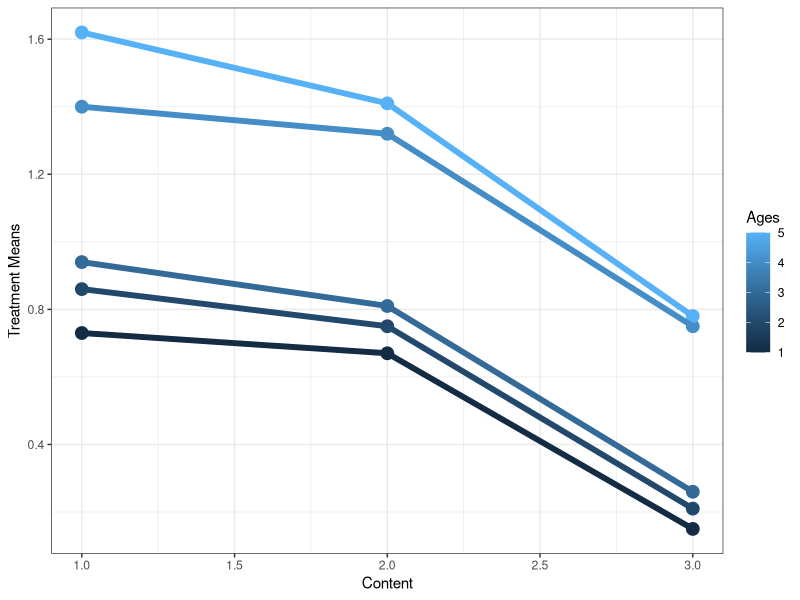
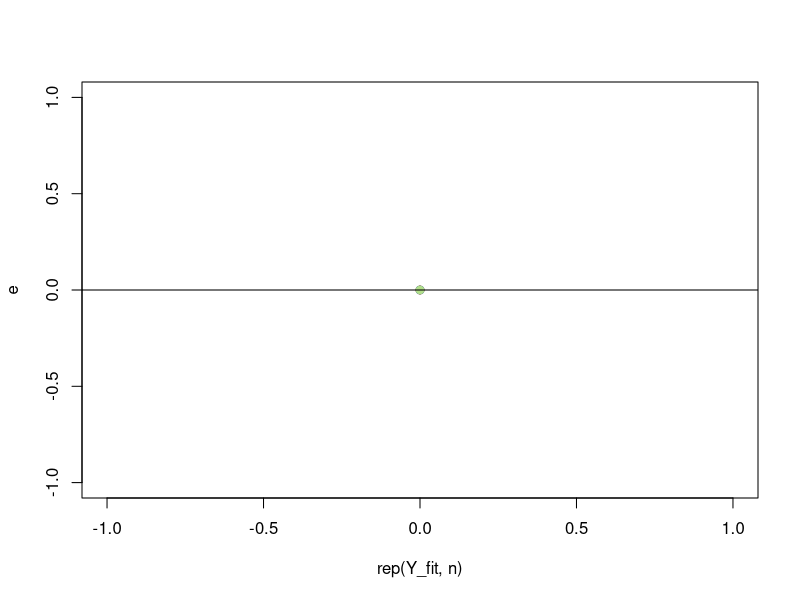
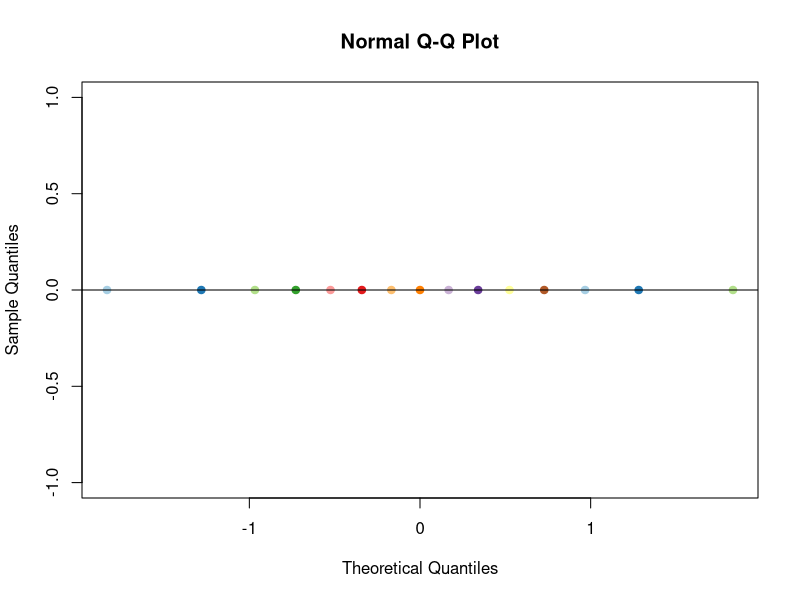

Source code (R) for these figures, in order:
## ---- chunk 1
knitr::opts_chunk$set(echo = TRUE)
## ---- chunk 2
Treatment_means=c(0.73,0.67,0.15, 0.86, 0.75, 0.21, 0.94, 0.81, 0.26, 1.40, 1.32, 0.75, 1.62, 1.41, 0.78)
Y_fit=matrix(Treatment_means,nrow=5,byrow=T)
library(reshape2); library(ggplot2)
ggfit = melt(Y_fit, varnames = c("Ages", "Content"), value.name =  "tmean")
ggplot(data = ggfit, aes(x = Content, y = tmean, group = Ages, col = Ages)) + 
  geom_point(size = 4) + 
  geom_line(size = 2) + 
  theme_bw() + 
  ylab("Treatment Means")
## ---- chunk 3
Y_fit2<-Y_fit
a=5
b=3
n=1
Y_bar_A = apply(Y_fit2, 1, mean)
Y_bar_B = apply(Y_fit2, 2, mean)
Y_bar = mean(Y_fit2)
SSA = n*b*sum((Y_bar_A-Y_bar)^2)
SSB = n*a*sum((Y_bar_B-Y_bar)^2)
SSTO= n*sum((Y_fit2-Y_bar)^2)
SSAB = SSTO-SSA-SSB
SSAB_star<-(t(Y_bar_A-Y_bar)%*%Y_fit2%*%(Y_bar_B-Y_bar))^2/(sum((Y_bar_A-Y_bar)^2)*sum((Y_bar_B-Y_bar)^2))
SSRem<-SSTO-SSA-SSB-SSAB_star
df_rem<-a*b-a-b
F_tukey<-(SSAB_star/1)/(SSRem/df_rem)
F_tukey
qf(0.99,1,df_rem)
Y_fit3 = read.table("diet.txt")
## ---- chunk 4
data <- read.table("diet.txt")

table(data[,1:3])
a = 5; b = 3; n = 1
Y = array(0, c(a, b, n))
for(i in 1:nrow(data)){
  Y[data[i,2], data[i,3], data[i,4]] = data[i, 1]
}
Y

#Fitted  values
Y_fit = apply(Y, c(1,2), mean)
rownames(Y_fit) = paste0("A(i=", 1:5, ")")
colnames(Y_fit) = paste0("B(i=", 1:3, ")")

library(knitr)
knitr::kable(Y_fit)

#Residuals
e = array(0, c(a,b,n))
for(i in 1:n) e[,,i] = Y[,,i] - Y_fit

e
#Residuals v.s. fitted 
library(RColorBrewer)
number_of_treatment_means = a*b
colors <- rep(brewer.pal(n = number_of_treatment_means, name = "Paired"), n)
plot(rep(Y_fit, n), e, col = colors, pch = 19)
abline(h = 0)

#QQ plot
qqnorm(e, col = colors, pch = 19)
qqline(e)

## ---- chunk 5
block   <- factor(rep(1:5, times = 3))
variety <- rep(c("Extremely Low", "Fairly Low", "Moderately Low"), each = 5)
#yield   <- c(133.25, 113.25, 86.75, 108, 95.5, 90.25, 
             #129.75, 121.25, 118.5, 95, 85.25, 109, 
             #143, 87.25,  82.5, 91.5, 92, 89.5)
oat <- data.frame(block, variety, Treatment_means)
fit.oat <- aov(Treatment_means ~ block + variety)
summary(fit.oat)
## ---- chunk 6
Fcrit = 0.4239 / 0.2278
Fcrit
qf(0.95, 2, 8)
## ---- chunk 7
coils = read.table("coil.txt")
Values = coils[,1]
Machine = coils[,2]
one.way <- aov(Values ~ Machine)
summary(one.way)
